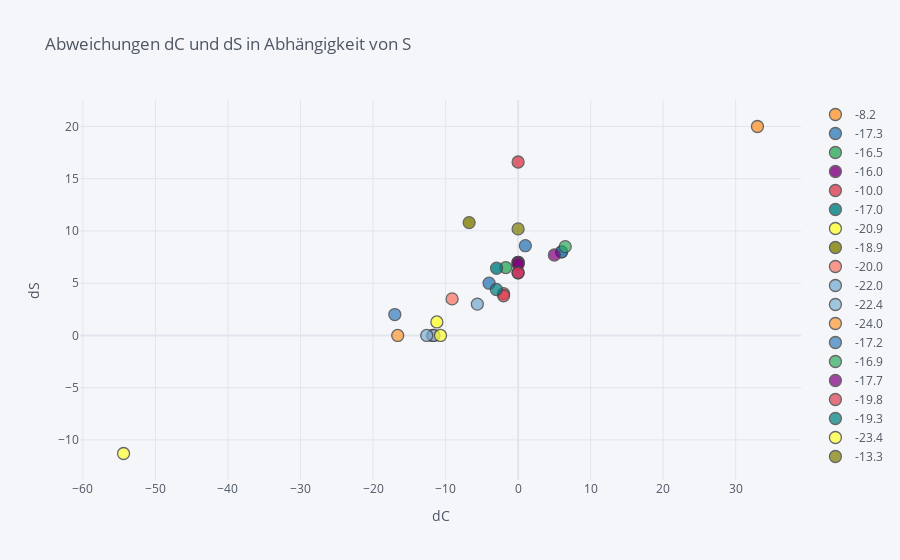

Notebook source saved alongside this figure:
### Code cell
df.iplot(
x='dC',
y='dS',
# Specify the category
categories='S',
xTitle='dC',
yTitle='dS',
title='Abweichungen dC und dS in Abhängigkeit von S')
plt.show()

### Figure 1 — Plotly figure (JSON) as saved in the notebook; plotly's stock layout.template omitted (floating-point values rounded to 4 significant figures)
{"data": [{"marker": {"color": "rgba(255, 153, 51, 1.0)", "line": {"width": 1.3}, "opacity": 0.8, "size": 12, "symbol": "circle"}, "mode": "markers", "name": "-8.2", "textfont": {"color": "#4D5663"}, "type": "scatter", "x": [33.0], "y": [20.0]}, {"marker": {"color": "rgba(55, 128, 191, 1.0)", "line": {"width": 1.3}, "opacity": 0.8, "size": 12, "symbol": "circle"}, "mode": "markers", "name": "-17.3", "textfont": {"color": "#4D5663"}, "type": "scatter", "x": [6.0, 1.0, -4.0, 6.0], "y": [8.0, 8.59, 5.0, 8.0]}, {"marker": {"color": "rgba(50, 171, 96, 1.0)", "line": {"width": 1.3}, "opacity": 0.8, "size": 12, "symbol": "circle"}, "mode": "markers", "name": "-16.5", "textfont": {"color": "#4D5663"}, "type": "scatter", "x": [0.0, -1.7], "y": [7.0, 6.5]}, {"marker": {"color": "rgba(128, 0, 128, 1.0)", "line": {"width": 1.3}, "opacity": 0.8, "size": 12, "symbol": "circle"}, "mode": "markers", "name": "-16.0", "textfont": {"color": "#4D5663"}, "type": "scatter", "x": [0.0, 0.0, 0.0], "y": [7.0, 6.8, 6.0]}, {"marker": {"color": "rgba(219, 64, 82, 1.0)", "line": {"width": 1.3}, "opacity": 0.8, "size": 12, "symbol": "circle"}, "mode": "markers", "name": "-10.0", "textfont": {"color": "#4D5663"}, "type": "scatter", "x": [0.0], "y": [16.6]}, {"marker": {"color": "rgba(0, 128, 128, 1.0)", "line": {"width": 1.3}, "opacity": 0.8, "size": 12, "symbol": "circle"}, "mode": "markers", "name": "-17.0", "textfont": {"color": "#4D5663"}, "type": "scatter", "x": [-2.97], "y": [6.43]}, {"marker": {"color": "rgba(255, 255, 51, 1.0)", "line": {"width": 1.3}, "opacity": 0.8, "size": 12, "symbol": "circle"}, "mode": "markers", "name": "-20.9", "textfont": {"color": "#4D5663"}, "type": "scatter", "x": [-11.2], "y": [1.29]}, {"marker": {"color": "rgba(128, 128, 0, 1.0)", "line": {"width": 1.3}, "opacity": 0.8, "size": 12, "symbol": "circle"}, "mode": "markers", "name": "-18.9", "textfont": {"color": "#4D5663"}, "type": "scatter", "x": [-6.75], "y": [10.8]}, {"marker": {"color": "rgba(251, 128, 114, 1.0)", "line": {"width": 1.3}, "opacity": 0.8, "size": 12, "symbol": "circle"}, "mode": "markers", "name": "-20.0", "textfont": {"color": "#4D5663"}, "type": "scatter", "x": [-9.1, -11.8], "y": [3.5, 0.0]}, {"marker": {"color": "rgba(128, 177, 211, 1.0)", "line": {"width": 1.3}, "opacity": 0.8, "size": 12, "symbol": "circle"}, "mode": "markers", "name": "-22.0", "textfont": {"color": "#4D5663"}, "type": "scatter", "x": [-11.6, -5.62], "y": [0.0, 3.0]}, {"marker": {"color": "rgba(128, 177, 211, 0.8999999999999999)", "line": {"width": 1.3}, "opacity": 0.8, "size": 12, "symbol": "circle"}, "mode": "markers", "name": "-22.4", "textfont": {"color": "#4D5663"}, "type": "scatter", "x": [-12.6], "y": [0.0]}, {"marker": {"color": "rgba(255, 153, 51, 0.8999999999999999)", "line": {"width": 1.3}, "opacity": 0.8, "size": 12, "symbol": "circle"}, "mode": "markers", "name": "-24.0", "textfont": {"color": "#4D5663"}, "type": "scatter", "x": [-16.6], "y": [0.0]}, {"marker": {"color": "rgba(55, 128, 191, 0.8999999999999999)", "line": {"width": 1.3}, "opacity": 0.8, "size": 12, "symbol": "circle"}, "mode": "markers", "name": "-17.2", "textfont": {"color": "#4D5663"}, "type": "scatter", "x": [-17.0], "y": [2.0]}, {"marker": {"color": "rgba(50, 171, 96, 0.8999999999999999)", "line": {"width": 1.3}, "opacity": 0.8, "size": 12, "symbol": "circle"}, "mode": "markers", "name": "-16.9", "textfont": {"color": "#4D5663"}, "type": "scatter", "x": [6.5], "y": [8.5]}, {"marker": {"color": "rgba(128, 0, 128, 0.8999999999999999)", "line": {"width": 1.3}, "opacity": 0.8, "size": 12, "symbol": "circle"}, "mode": "markers", "name": "-17.7", "textfont": {"color": "#4D5663"}, "type": "scatter", "x": [5.0], "y": [7.7]}, {"marker": {"color": "rgba(219, 64, 82, 0.8999999999999999)", "line": {"width": 1.3}, "opacity": 0.8, "size": 12, "symbol": "circle"}, "mode": "markers", "name": "-19.8", "textfont": {"color": "#4D5663"}, "type": "scatter", "x": [0.0, -2.0, -2.0], "y": [6.0, 4.0, 3.8]}, {"marker": {"color": "rgba(0, 128, 128, 0.8999999999999999)", "line": {"width": 1.3}, "opacity": 0.8, "size": 12, "symbol": "circle"}, "mode": "markers", "name": "-19.3", "textfont": {"color": "#4D5663"}, "type": "scatter", "x": [-3.0], "y": [4.4]}, {"marker": {"color": "rgba(255, 255, 51, 0.8999999999999999)", "line": {"width": 1.3}, "opacity": 0.8, "size": 12, "symbol": "circle"}, "mode": "markers", "name": "-23.4", "textfont": {"color": "#4D5663"}, "type": "scatter", "x": [-10.7, -54.4], "y": [0.0, -11.3]}, {"marker": {"color": "rgba(128, 128, 0, 0.8999999999999999)", "line": {"width": 1.3}, "opacity": 0.8, "size": 12, "symbol": "circle"}, "mode": "markers", "name": "-13.3", "textfont": {"color": "#4D5663"}, "type": "scatter", "x": [0.0], "y": [10.2]}], "layout": {"legend": {"bgcolor": "#F5F6F9", "font": {"color": "#4D5663"}}, "paper_bgcolor": "#F5F6F9", "plot_bgcolor": "#F5F6F9", "title": {"font": {"color": "#4D5663"}, "text": "Abweichungen dC und dS in Abhängigkeit von S"}, "xaxis": {"gridcolor": "#E1E5ED", "showgrid": true, "tickfont": {"color": "#4D5663"}, "title": {"font": {"color": "#4D5663"}, "text": "dC"}, "zerolinecolor": "#E1E5ED"}, "yaxis": {"gridcolor": "#E1E5ED", "showgrid": true, "tickfont": {"color": "#4D5663"}, "title": {"font": {"color": "#4D5663"}, "text": "dS"}, "zerolinecolor": "#E1E5ED"}}}
